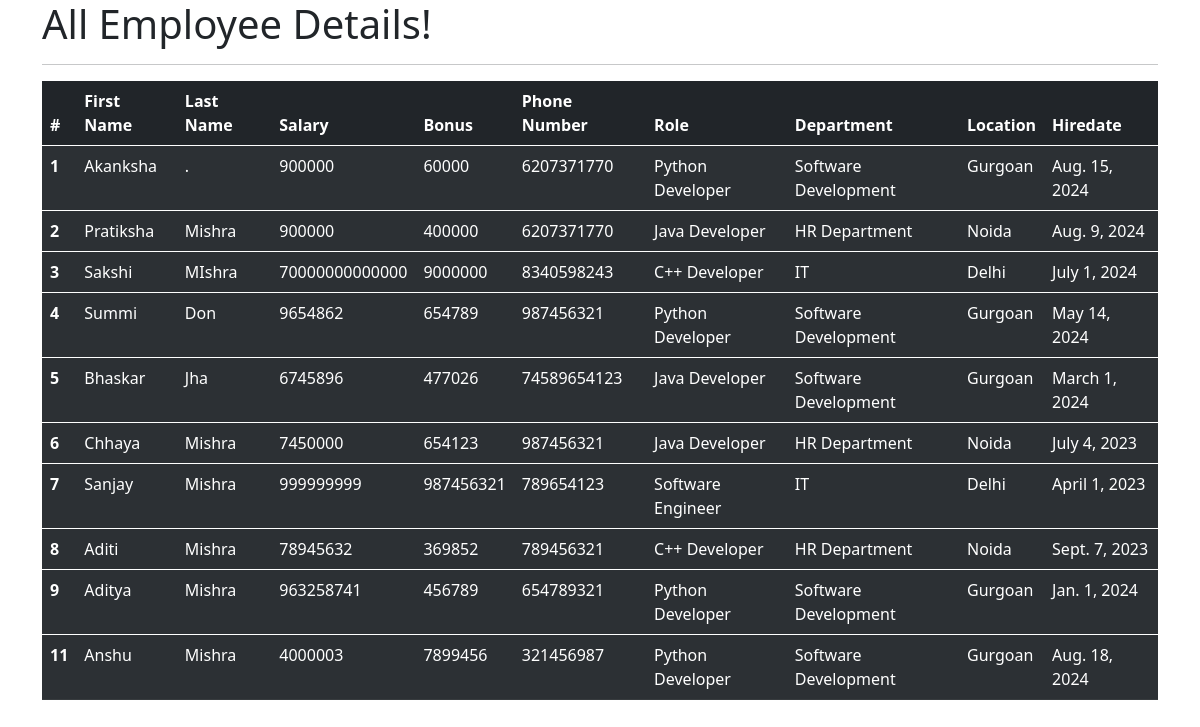
The app's page /all_emp with its own data.
### emp_app/models.py (models this page shows, shortened)
class Employee(models.Model):
    first_name=models.CharField(max_length=100, null=False)
    last_name=models.CharField(max_length=100)
    dept=models.ForeignKey(Department, on_delete=models.CASCADE)
    salary=models.IntegerField(default=0)
    bonus=models.IntegerField(default=0)
    role=models.ForeignKey(Role, on_delete=models.CASCADE)
    phone=models.IntegerField(default=0)
    hire_date=models.DateField()
    def __str__(self):
        return "%s %s %s" %(self.first_name, self.last_name, self.phone)

class Role(models.Model):
    name = models.CharField(max_length=100, null=False)

class Department(models.Model):
    name = models.CharField(max_length=100,null=False)
    location = models.CharField(max_length=100)

### emp_app/views.py (the view)
# urls.py: path('all_emp',views.all_emp, name='all_emp'),
def all_emp(request):
    emps=Employee.objects.all()
    context={
        'emps':emps
    }
    print(context)
    return render(request, 'view_all_emp.html', context)

### emp_app/templates/view_all_emp.html (shortened to what this page needs)
<!DOCTYPE html>
<html lang="en">
    <head>
        <link href="https://cdn.jsdelivr.net/npm/bootstrap@5.0.2/dist/css/bootstrap.min.css" rel="stylesheet">
    </head>
    <body>
        <div class="container">
            <h1>All Employee Details!</h1>
            <hr>
            <table class="table table-dark table-striped">
                <thead>
                  <tr>
                    <th scope="col">#</th>
                    <th scope="col">First Name</th>
                    <th scope="col">Last Name</th>
                    <th scope="col">Salary</th>
                    <th scope="col">Bonus</th>
                    <th scope="col">Phone Number</th>
                    <th scope="col">Role</th>
                    <th scope="col">Department</th>
                    <th scope="col">Location</th>
                    <th scope="col">Hiredate</th>
                    </tr>
                </thead>
                    {% for emp in emps %}
                <tbody>
                  <tr>
                    <th scope="row">{{emp.id}}</th>
                    <td>{{emp.first_name}}</td>
                    <td>{{emp.last_name}}</td>
                    <td>{{emp.salary}}</td>
                    <td>{{emp.bonus}}</td>
                    <td>{{emp.phone}}</td>
                    <td>{{emp.role.name}}</td>
                    <td>{{emp.dept.name}}</td>
                    <td>{{emp.dept.location}}</td>
                    <td>{{emp.hire_date}}</td>
                </tr>
                </tbody>
                {% endfor %}
              </table>
        </div>
      </body>
    </html>

### records on screen
Employee: id "1", first_name "Akanksha", last_name ".", salary "900000", bonus "60000", phone "6207371770", role.name "Python Developer", dept.name "Software Development", dept.location "Gurgoan", hire_date "Aug. 15, 2024"
Employee: id "2", first_name "Pratiksha", last_name "Mishra", salary "900000", bonus "400000", phone "6207371770", role.name "Java Developer", dept.name "HR Department", dept.location "Noida", hire_date "Aug. 9, 2024"
Employee: id "3", first_name "Sakshi", last_name "MIshra", salary "70000000000000", bonus "9000000", phone "8340598243", role.name "C++ Developer", dept.name "IT", dept.location "Delhi", hire_date "July 1, 2024"
Employee: id "4", first_name "Summi", last_name "Don", salary "9654862", bonus "654789", phone "987456321", role.name "Python Developer", dept.name "Software Development", dept.location "Gurgoan", hire_date "May 14, 2024"
Employee: id "5", first_name "Bhaskar", last_name "Jha", salary "6745896", bonus "477026", phone "74589654123", role.name "Java Developer", dept.name "Software Development", dept.location "Gurgoan", hire_date "March 1, 2024"
Employee: id "6", first_name "Chhaya", last_name "Mishra", salary "7450000", bonus "654123", phone "987456321", role.name "Java Developer", dept.name "HR Department", dept.location "Noida", hire_date "July 4, 2023"
Employee: id "7", first_name "Sanjay", last_name "Mishra", salary "999999999", bonus "987456321", phone "789654123", role.name "Software Engineer", dept.name "IT", dept.location "Delhi", hire_date "April 1, 2023"
Employee: id "8", first_name "Aditi", last_name "Mishra", salary "78945632", bonus "369852", phone "789456321", role.name "C++ Developer", dept.name "HR Department", dept.location "Noida", hire_date "Sept. 7, 2023"
Employee: id "9", first_name "Aditya", last_name "Mishra", salary "963258741", bonus "456789", phone "654789321", role.name "Python Developer", dept.name "Software Development", dept.location "Gurgoan", hire_date "Jan. 1, 2024"
Employee: id "11", first_name "Anshu", last_name "Mishra", salary "4000003", bonus "7899456", phone "321456987", role.name "Python Developer", dept.name "Software Development", dept.location "Gurgoan", hire_date "Aug. 18, 2024"
